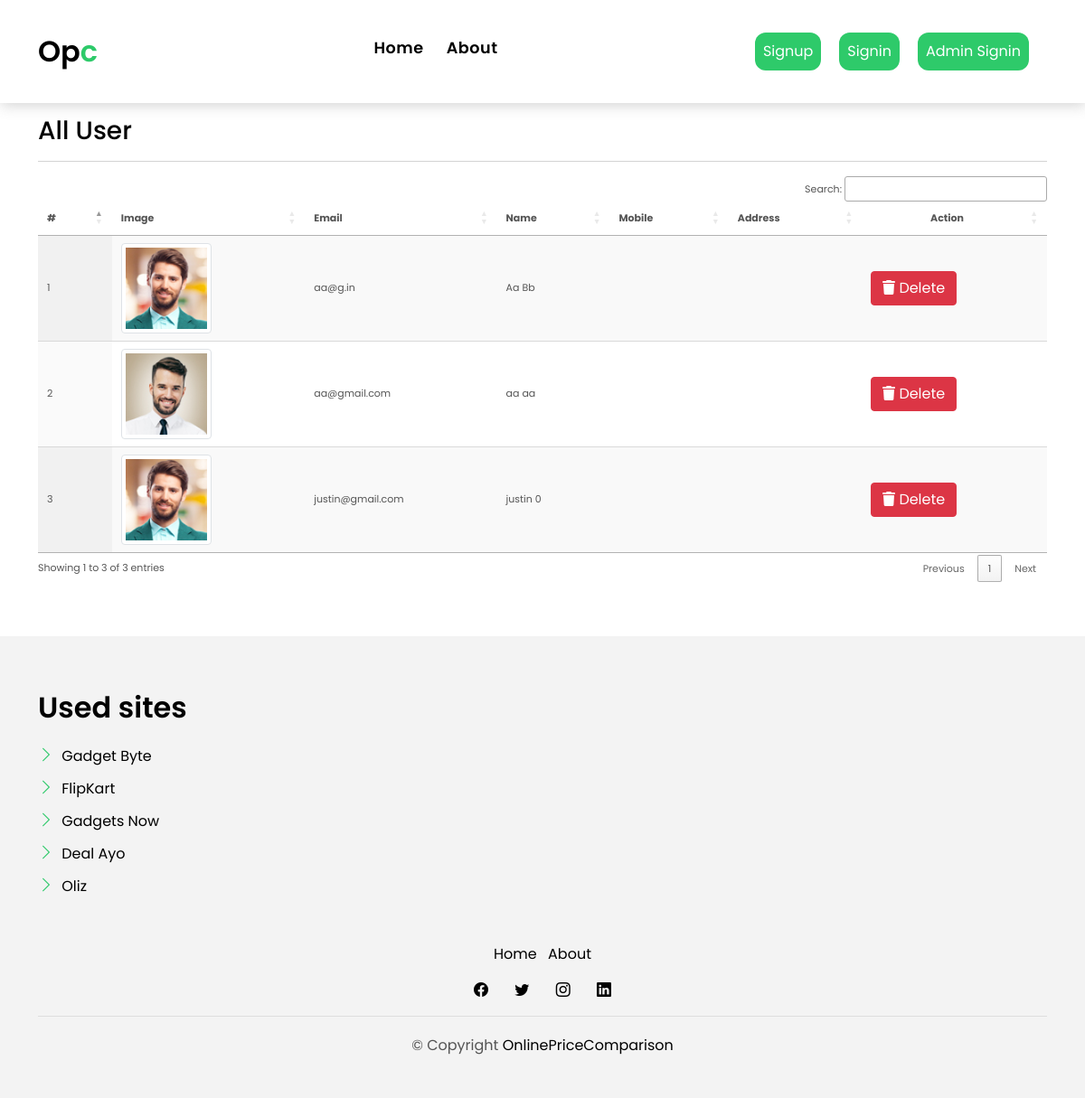
The page /all-user/ on the database its author committed.
### myapp/models.py (models this page shows, shortened)
class Register(models.Model):
    user = models.ForeignKey(
        User, on_delete=models.CASCADE, null=True, blank=True)
    image = models.FileField(null=True, blank=True)

### myapp/views.py (the view)
# urls.py: path('all-user/', all_user, name="all_user"),
def all_user(request):
    data = Register.objects.filter()
    return render(request, "all_user.html", locals())

### myapp/templates/all_user.html (shortened to what this page needs)
{% include 'base.html' %}
{% load static %}
{% block body %}
<link rel="stylesheet" href="https://cdnjs.cloudflare.com/ajax/libs/font-awesome/6.2.0/css/all.min.css" />
<section class="section-services section-t8">
    <div class="container">
    <h3>All User </h3><hr>
    <div class="table-responsive">
        <table id="example1" class="display nowrap" style="width: 100%">
            <thead>
              <tr>
                <th>#</th>
                <th>Image</th>
                <th>Email</th>
                <th>Name</th>
                <th>Mobile</th>
                <th>Address</th>
                <th style="text-align: center">Action</th>
              </tr>
            </thead>
            <tbody>
              {% for i in data %}
              <tr>
                <td>{{i.id}}</td>
                <td><img src="{{i.image.url}}" class="img-thumbnail" style="width:100px;height:100px"/></td>
                <td>{{i.user.username}}</td>
                <td>{{i.user.first_name}} {{i.user.last_name}}</td>
                <td>{{i.mobile}}</td>
                <td>{{i.address}}</td>
                <td>
                  <a href="/delete-user/{{i.id}}/" title="Delete History" class="btn btn-danger" onclick="return confirm('Are your sure?')"><i class="fas fa-trash" aria-hidden="true"></i> Delete</a>
                </td>
              </tr>
              {% endfor %}
            </tbody>
          </table>
    </div>
  </div>
{% include 'footer.html' %}
{% include 'tablecdn.html' %}
{% endblock  %}

### myapp/templates/base.html (shortened to what this page needs)
<!DOCTYPE html>
{% load static %}
<html lang="en">
  <head>
    <link
      href="{% static 'assets/vendor/animate.css/animate.min.css' %}"
      rel="stylesheet"
    />
    <link
      href="{% static 'assets/vendor/bootstrap/css/bootstrap.min.css' %}"
      rel="stylesheet"
    />
    <link
      href="{% static 'assets/vendor/bootstrap-icons/bootstrap-icons.css' %}"
      rel="stylesheet"
    />
    <link
      href="{% static 'assets/vendor/swiper/swiper-bundle.min.css' %}"
      rel="stylesheet"
    />
    <link href="{% static 'assets/css/style.css' %}" rel="stylesheet" />
  </head>
  <body>
    <nav class="navbar navbar-default navbar-trans navbar-expand-lg fixed-top">
      <div class="container">
        <a class="navbar-brand text-brand" href="/"
          >Op<span class="color-b">c</span></a
        >
        <div
          class="navbar-collapse collapse justify-content-center"
          id="navbarDefault"
        >
          <ul class="navbar-nav">
            <li class="nav-item">
              <a class="nav-link" href="/">Home</a>
            </li>
            {% if not request.user.is_authenticated %}
            <li class="nav-item">
              <a class="nav-link" href="/about/">About</a>
            </li>
            {% endif %}
          </ul>
        </div>
        {% if not request.user.is_authenticated %}
        <a href="/register/" style="margin-right: 20px">
          <button type="button" class="btn btn-b-n p-2">Signup</button>
        </a>
        <a href="/signin/" style="margin-right: 20px">
          <button type="button" class="btn btn-b-n p-2">Signin</button>
        </a>
        <a href="/admin-signin/" style="margin-right: 20px">
          <button type="button" class="btn btn-b-n p-2">Admin Signin</button>
        </a>
        {%endif %}
      </div>
    </nav>
  </body>
</html>

### myapp/templates/footer.html (shortened to what this page needs)
{% load static %}
<section class="section-footer">
  <div class="container">
    <div class="row">
      <div class="col-sm-12 col-md-4 section-md-t3">
        <div class="widget-a">
          <div class="w-header-a">
            <h3 class="w-title-a text-brand">Used sites</h3>
          </div>
          <div class="w-body-a">
            <ul class="list-unstyled">
              <li class="item-list-a">
                <i class="bi bi-chevron-right"></i> <a href="https:gadgetbytenepal.com">Gadget Byte</a>
              </li>
              <li class="item-list-a">
                <i class="bi bi-chevron-right"></i> <a href="https://www.flipkart.com/">FlipKart</a>
              </li>
              <li class="item-list-a">
                <i class="bi bi-chevron-right"></i> <a href="https://shop.gadgetsnow.com/">Gadgets Now</a>
              </li>
              <li class="item-list-a">
                <i class="bi bi-chevron-right"></i> <a href="https://www.dealayo.com/">Deal Ayo</a>
              </li>
              <li class="item-list-a">
                <i class="bi bi-chevron-right"></i> <a href="https://www.olizstore.com/">Oliz</a>
              </li>
            </ul>
          </div>
        </div>
      </div>
    </div>
  </div>
</section>
<footer>
  <div class="container">
    <div class="row">
      <div class="col-md-12">
        <nav class="nav-footer">
          <ul class="list-inline">
            <li class="list-inline-item">
              <a href="#">Home</a>
            </li>
            <li class="list-inline-item">
              <a href="#">About</a>
            </li>
          </ul>
        </nav>
        <div class="socials-a">
          <ul class="list-inline">
            <li class="list-inline-item">
              <a href="#">
                <i class="bi bi-facebook" aria-hidden="true"></i>
              </a>
            </li>
            <li class="list-inline-item">
              <a href="#">
                <i class="bi bi-twitter" aria-hidden="true"></i>
              </a>
            </li>
            <li class="list-inline-item">
              <a href="#">
                <i class="bi bi-instagram" aria-hidden="true"></i>
              </a>
            </li>
            <li class="list-inline-item">
              <a href="#">
                <i class="bi bi-linkedin" aria-hidden="true"></i>
              </a>
            </li>
          </ul>
        </div>
        <div class="copyright-footer">
          <p class="copyright color-text-a">
            &copy; Copyright
            <span class="color-a">OnlinePriceComparison</span>
          </p>
        </div>
      </div>
    </div>
  </div>
</footer>

### myapp/templates/tablecdn.html (shortened to what this page needs)
<link href="https://cdn.datatables.net/1.12.1/css/jquery.dataTables.min.css" rel="stylesheet" type="text/css" />
<link href="https://cdn.datatables.net/buttons/2.2.3/css/buttons.dataTables.min.css" rel="stylesheet" type="text/css" />

### myapp/static/assets/css/style.css (style rules this page uses)
body { font-family: "Poppins", sans-serif; color: #555555; }
h1, h2, h3, h4, h5, h6 { color: #000000; }
a { color: #000000; text-decoration: none; transition: all 0.5s ease; }
.text-brand { color: #000000; font-size: 2rem; font-weight: 600; }
.color-a { text-decoration: none; color: #000000; }
.color-b { color: #2eca6a; }
.color-text-a { text-decoration: none; color: #555555; }
.section-t8 { padding-top: 8rem; }
.socials-a { text-decoration: none; }
.socials-a .list-inline-item:not(:last-child) { margin-right: 25px; }
.btn { transition: 0.5s ease; }
.btn.btn-b-n { background-color: #2eca6a; color: #ffffff; border-radius: 12px; }
.navbar-default { transition: all 0.5s ease-in-out; background-color: #ffffff; padding-top: 28px; padding-bottom: 28px; -webkit-backface-visibility: hidden; backface-visibility: hidden; box-shadow: 1px 2px 15px rgba(100, 100, 100, 0.3); }
.navbar-default.navbar-trans, .navbar-default.navbar-reduce { -webkit-backface-visibility: hidden; backface-visibility: hidden; }
.navbar-default.navbar-trans .nav-item, .navbar-default.navbar-reduce .nav-item { position: relative; padding-right: 10px; padding-bottom: 8px; margin-left: 0; }
@media (min-width: 768px) { .navbar-default.navbar-trans .nav-item, .navbar-default.navbar-reduce .nav-item { margin-left: 15px; } }
.navbar-default.navbar-trans .nav-link, .navbar-default.navbar-reduce .nav-link { font-size: 1.1rem; color: #000000; font-weight: 600; letter-spacing: 0.03em; transition: all 0.1s ease-in-out; position: relative; padding-left: 0; padding-right: 0; }
.navbar-default.navbar-trans .nav-link:before, .navbar-default.navbar-reduce .nav-link:before { content: ""; position: absolute; bottom: 5px; left: 0; width: 100%; height: 2px; z-index: 0; background-color: #2eca6a; transform: scaleX(0); transform-origin: right; transition: transform 0.2s ease-out, opacity 0.2s ease-out 0.3s; }
.navbar-default.navbar-trans .nav-link:before { background-color: #2eca6a; }
.section-footer { padding-top: 60px; margin-top: 60px; background: #f3f3f3; }
.section-footer ul { line-height: 2; }
.section-footer .item-list-a i { font-size: 18px; padding-right: 4px; color: #2eca6a; }
.section-footer .widget-a .w-title-a { margin-bottom: 1rem; }
footer { background: #f3f3f3; text-align: center; padding: 30px 0; }
footer .copyright-footer { border-top: 1px solid #ddd; padding-top: 20px; }

### myapp/templates/all_user.html (style rules this page uses)
img { width: 60px; height: 60px; }
.table-responsive { font-size:11px; }
td { padding:0px; }

### rows shown on the page
Register: id "1", image (picture), user.username "aa@g.in", user.first_name "Aa", user.last_name "Bb"
Register: id "2", image (picture), user.username "aa@gmail.com", user.first_name "aa", user.last_name "aa"
Register: id "3", image (picture), user.username "justin@gmail.com", user.first_name "justin", user.last_name "0"
